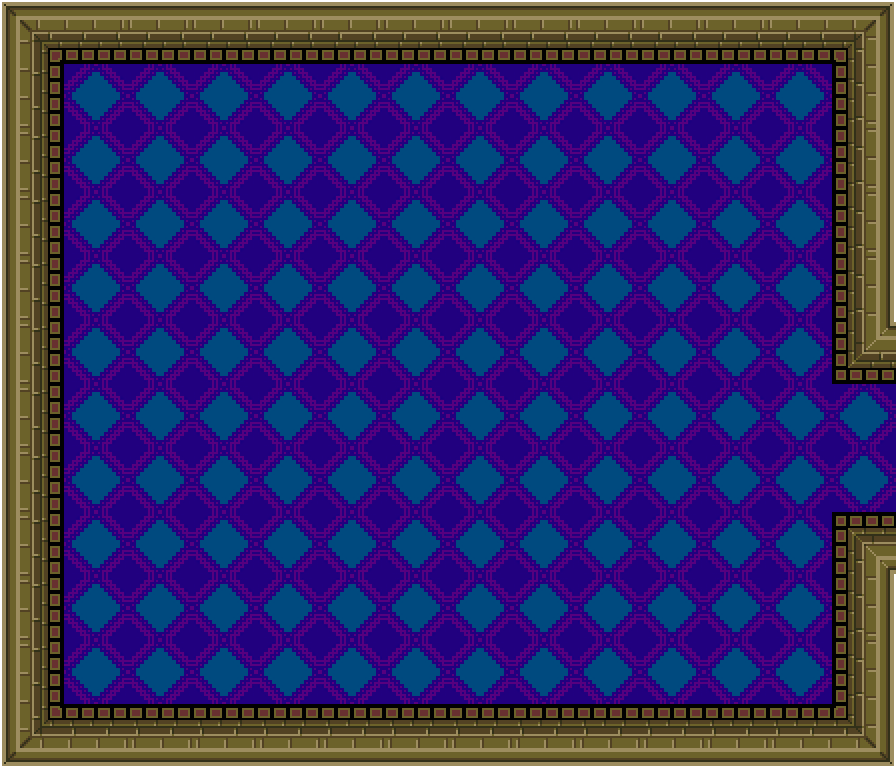

Below is a game level as drawn by its tile map, then a one-line description and the .tmx that defines it (tile-layer data replaced by summaries):
An orthogonal 14x12 tile map with 64x64 px tiles, 5 tile layers (under0, under1, under2, over0, ...) and 48 objects (46x wall, 2x COSThallway).

<map version="1.0" orientation="orthogonal" renderorder="right-down" width="14" height="12" tilewidth="64" tileheight="64" nextobjectid="109">
 <tileset firstgid="1" name="COS" tilewidth="64" tileheight="64" tilecount="49">
  <image source="COS.png" width="448" height="448" />
 </tileset>
 <layer name="under0" width="14" height="12">
  <data>[168 cells, 168 non-empty, 1 distinct tile ids]</data>
 </layer>
 <layer name="under1" width="14" height="12">
  <data>[168 cells, 46 non-empty, 12 distinct tile ids]</data>
 </layer>
 <layer name="under2" width="14" height="12">
  <data>[168 cells, 0 non-empty, 0 distinct tile ids]</data>
 </layer>
 <layer name="over0" width="14" height="12">
  <data>[168 cells, 0 non-empty, 0 distinct tile ids]</data>
 </layer>
 <objectgroup name="walls">
  <object id="61" name="wall" gid="13" x="0" y="64" width="64" height="64" />
  <object id="62" name="wall" gid="13" x="0" y="128" width="64" height="64" />
  <object id="63" name="wall" gid="13" x="0" y="192" width="64" height="64" />
  <object id="64" name="wall" gid="13" x="0" y="256" width="64" height="64" />
  <object id="65" name="wall" gid="13" x="0" y="320" width="64" height="64" />
  <object id="66" name="wall" gid="13" x="0" y="384" width="64" height="64" />
  <object id="67" name="wall" gid="13" x="0" y="448" width="64" height="64" />
  <object id="68" name="wall" gid="13" x="0" y="512" width="64" height="64" />
  <object id="69" name="wall" gid="13" x="0" y="576" width="64" height="64" />
  <object id="70" name="wall" gid="13" x="0" y="640" width="64" height="64" />
  <object id="71" name="wall" gid="13" x="0" y="704" width="64" height="64" />
  <object id="72" name="wall" gid="13" x="0" y="768" width="64" height="64" />
  <object id="73" name="wall" gid="13" x="64" y="768" width="64" height="64" />
  <object id="74" name="wall" gid="13" x="128" y="768" width="64" height="64" />
  <object id="75" name="wall" gid="13" x="192" y="768" width="64" height="64" />
  <object id="76" name="wall" gid="13" x="256" y="768" width="64" height="64" />
  <object id="77" name="wall" gid="13" x="320" y="768" width="64" height="64" />
  <object id="78" name="wall" gid="13" x="384" y="768" width="64" height="64" />
  <object id="79" name="wall" gid="13" x="448" y="768" width="64" height="64" />
  <object id="80" name="wall" gid="13" x="512" y="768" width="64" height="64" />
  <object id="81" name="wall" gid="13" x="576" y="768" width="64" height="64" />
  <object id="82" name="wall" gid="13" x="640" y="768" width="64" height="64" />
  <object id="83" name="wall" gid="13" x="704" y="768" width="64" height="64" />
  <object id="84" name="wall" gid="13" x="768" y="768" width="64" height="64" />
  <object id="85" name="wall" gid="13" x="832" y="704" width="64" height="64" />
  <object id="86" name="wall" gid="13" x="832" y="768" width="64" height="64" />
  <object id="87" name="wall" gid="13" x="832" y="640" width="64" height="64" />
  <object id="88" name="wall" gid="13" x="832" y="576" width="64" height="64" />
  <object id="89" name="wall" gid="13" x="832" y="384" width="64" height="64" />
  <object id="90" name="wall" gid="13" x="832" y="320" width="64" height="64" />
  <object id="91" name="wall" gid="13" x="832" y="256" width="64" height="64" />
  <object id="92" name="wall" gid="13" x="832" y="192" width="64" height="64" />
  <object id="93" name="wall" gid="13" x="832" y="128" width="64" height="64" />
  <object id="94" name="wall" gid="13" x="832" y="64" width="64" height="64" />
  <object id="95" name="wall" gid="13" x="768" y="64" width="64" height="64" />
  <object id="96" name="wall" gid="13" x="704" y="64" width="64" height="64" />
  <object id="97" name="wall" gid="13" x="640" y="64" width="64" height="64" />
  <object id="98" name="wall" gid="13" x="576" y="64" width="64" height="64" />
  <object id="99" name="wall" gid="13" x="512" y="64" width="64" height="64" />
  <object id="100" name="wall" gid="13" x="448" y="64" width="64" height="64" />
  <object id="101" name="wall" gid="13" x="384" y="64" width="64" height="64" />
  <object id="102" name="wall" gid="13" x="320" y="64" width="64" height="64" />
  <object id="103" name="wall" gid="13" x="256" y="64" width="64" height="64" />
  <object id="104" name="wall" gid="13" x="192" y="64" width="64" height="64" />
  <object id="105" name="wall" gid="13" x="128" y="64" width="64" height="64" />
  <object id="106" name="wall" gid="13" x="64" y="64" width="64" height="64" />
  <object id="107" name="COSThallway" gid="13" x="896" y="448" width="64" height="64" />
  <object id="108" name="COSThallway" gid="13" x="896" y="512" width="64" height="64" />
 </objectgroup>
 <layer name="over1" width="14" height="12">
  <data>[168 cells, 0 non-empty, 0 distinct tile ids]</data>
 </layer>
</map>
